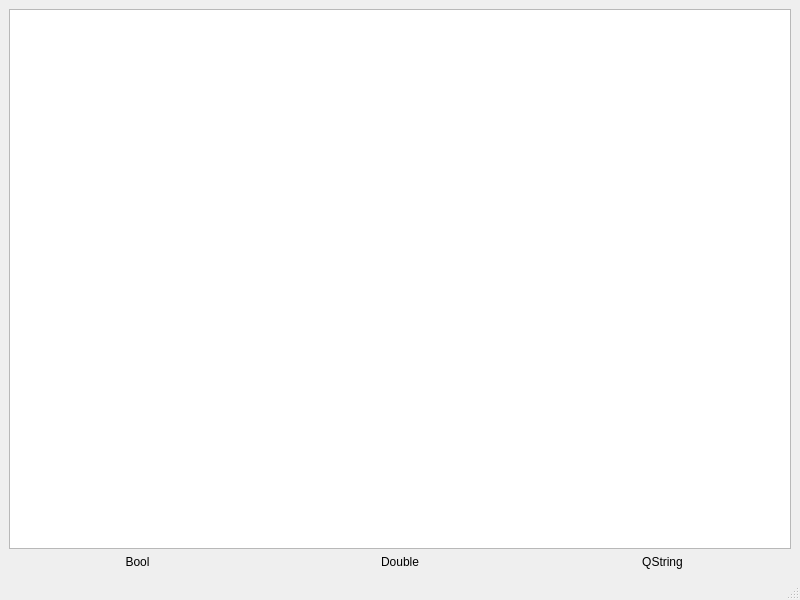
<?xml version="1.0" encoding="UTF-8"?>
<ui version="4.0">
 <class>MainWindow</class>
 <widget class="QMainWindow" name="MainWindow">
  <property name="geometry">
   <rect>
    <x>0</x>
    <y>0</y>
    <width>800</width>
    <height>600</height>
   </rect>
  </property>
  <property name="windowTitle">
   <string>MainWindow</string>
  </property>
  <widget class="QWidget" name="centralwidget">
   <layout class="QVBoxLayout" name="verticalLayout_2">
    <item>
     <layout class="QVBoxLayout" name="verticalLayout">
      <item>
       <widget class="QTableView" name="tableView"/>
      </item>
      <item>
       <layout class="QHBoxLayout" name="horizontalLayout">
        <item>
         <widget class="QLabel" name="boolLabel">
          <property name="styleSheet">
           <string notr="true"/>
          </property>
          <property name="text">
           <string>Bool</string>
          </property>
          <property name="alignment">
           <set>Qt::AlignCenter</set>
          </property>
         </widget>
        </item>
        <item>
         <widget class="QLabel" name="doubleLabel">
          <property name="text">
           <string>Double</string>
          </property>
          <property name="alignment">
           <set>Qt::AlignCenter</set>
          </property>
         </widget>
        </item>
        <item>
         <widget class="QLabel" name="stringLabel">
          <property name="text">
           <string>QString</string>
          </property>
          <property name="alignment">
           <set>Qt::AlignCenter</set>
          </property>
         </widget>
        </item>
       </layout>
      </item>
     </layout>
    </item>
   </layout>
  </widget>
  <widget class="QMenuBar" name="menubar">
   <property name="geometry">
    <rect>
     <x>0</x>
     <y>0</y>
     <width>800</width>
     <height>22</height>
    </rect>
   </property>
  </widget>
  <widget class="QStatusBar" name="statusbar"/>
 </widget>
 <resources/>
 <connections/>
</ui>
